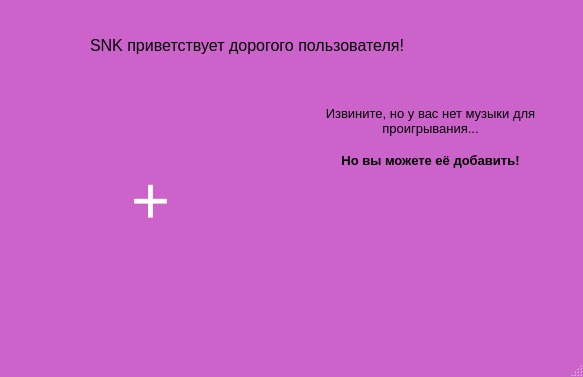
<?xml version="1.0" encoding="UTF-8"?>
<ui version="4.0">
 <class>StartWindow</class>
 <widget class="QMainWindow" name="StartWindow">
  <property name="enabled">
   <bool>true</bool>
  </property>
  <property name="geometry">
   <rect>
    <x>0</x>
    <y>0</y>
    <width>583</width>
    <height>377</height>
   </rect>
  </property>
  <property name="sizePolicy">
   <sizepolicy hsizetype="Minimum" vsizetype="Maximum">
    <horstretch>0</horstretch>
    <verstretch>0</verstretch>
   </sizepolicy>
  </property>
  <property name="windowTitle">
   <string>StartWindow</string>
  </property>
  <property name="styleSheet">
   <string notr="true">QMainWindow{
background:  #CC63CA
}</string>
  </property>
  <widget class="QWidget" name="centralwidget">
   <property name="sizePolicy">
    <sizepolicy hsizetype="Minimum" vsizetype="Maximum">
     <horstretch>0</horstretch>
     <verstretch>0</verstretch>
    </sizepolicy>
   </property>
   <property name="styleSheet">
    <string notr="true">QWidget{
background: qlineargradient(
    x1:0, y1:0, x2:0, y2:1,
    stop:0 #F66DBB,
    stop:1 #CC63CA
);
}</string>
   </property>
   <widget class="QPushButton" name="pushButton">
    <property name="geometry">
     <rect>
      <x>30</x>
      <y>90</y>
      <width>241</width>
      <height>221</height>
     </rect>
    </property>
    <property name="font">
     <font>
      <pointsize>50</pointsize>
      <bold>false</bold>
     </font>
    </property>
    <property name="styleSheet">
     <string notr="true">QPushButton {
	border-radius: 10px; /* скругление углов */
    padding: 6px 12px;
    color: white;
     background: qlineargradient(
        x1:0, y1:0, x2:0, y2:1,
        stop:0 #CD0074,  /* цвет без градиента сверху */
        stop:0.5 #CD0074,
        stop:1 #A325A4   /* градиентный цвет снизу */
	);
}

QPushButton:pressed {
    background: qlineargradient(
        x1:0, y1:0, x2:0, y2:1,
        stop:0 #9A0058,  /* более тёмный цвет сверху */
        stop:0.5 #9A0058,
        stop:1 #6E1E73   /* более тёмный цвет снизу */
    );
}

QPushButton:hover {
    background: qlineargradient(
        x1:0, y1:0, x2:0, y2:1,
        stop:0 #9B005C,  /* более насыщенный, тёмный цвет сверху */
        stop:0.5 #9B005C,
        stop:1 #7A1E7B   /* более насыщенный, тёмный цвет снизу */
    );
}
</string>
    </property>
    <property name="text">
     <string>+</string>
    </property>
   </widget>
   <widget class="QLabel" name="label">
    <property name="geometry">
     <rect>
      <x>90</x>
      <y>30</y>
      <width>421</width>
      <height>31</height>
     </rect>
    </property>
    <property name="font">
     <font>
      <pointsize>12</pointsize>
     </font>
    </property>
    <property name="styleSheet">
     <string notr="true">QLabel{
background: transparent;
}</string>
    </property>
    <property name="text">
     <string>SNK приветствует дорогого пользователя!</string>
    </property>
   </widget>
   <widget class="QLabel" name="label_2">
    <property name="geometry">
     <rect>
      <x>300</x>
      <y>90</y>
      <width>261</width>
      <height>61</height>
     </rect>
    </property>
    <property name="font">
     <font>
      <pointsize>10</pointsize>
      <bold>false</bold>
      <underline>false</underline>
      <strikeout>false</strikeout>
      <kerning>true</kerning>
      <hintingpreference>PreferDefaultHinting</hintingpreference>
     </font>
    </property>
    <property name="tabletTracking">
     <bool>false</bool>
    </property>
    <property name="styleSheet">
     <string notr="true">QLabel{
background: transparent;
}</string>
    </property>
    <property name="text">
     <string>Извините, но у вас нет музыки для проигрывания...</string>
    </property>
    <property name="scaledContents">
     <bool>false</bool>
    </property>
    <property name="alignment">
     <set>Qt::AlignmentFlag::AlignCenter</set>
    </property>
    <property name="wordWrap">
     <bool>true</bool>
    </property>
   </widget>
   <widget class="QLabel" name="label_3">
    <property name="geometry">
     <rect>
      <x>310</x>
      <y>140</y>
      <width>241</width>
      <height>41</height>
     </rect>
    </property>
    <property name="font">
     <font>
      <pointsize>10</pointsize>
      <bold>true</bold>
     </font>
    </property>
    <property name="styleSheet">
     <string notr="true">QLabel{
background: transparent;
}</string>
    </property>
    <property name="text">
     <string>Но вы можете её добавить!</string>
    </property>
    <property name="alignment">
     <set>Qt::AlignmentFlag::AlignCenter</set>
    </property>
    <property name="wordWrap">
     <bool>true</bool>
    </property>
   </widget>
  </widget>
  <widget class="QMenuBar" name="menubar">
   <property name="geometry">
    <rect>
     <x>0</x>
     <y>0</y>
     <width>583</width>
     <height>26</height>
    </rect>
   </property>
  </widget>
  <widget class="QStatusBar" name="statusbar"/>
 </widget>
 <resources/>
 <connections/>
</ui>
